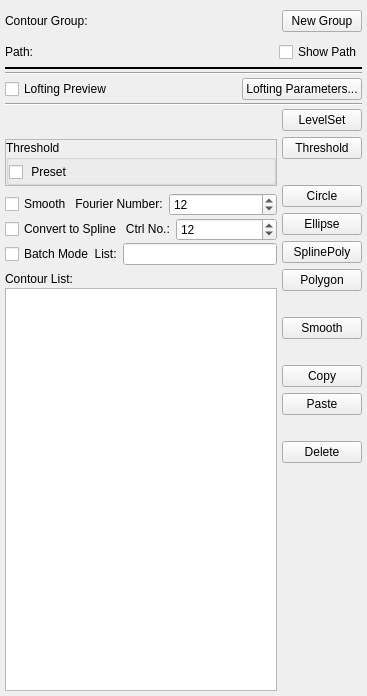
<?xml version="1.0" encoding="UTF-8"?>
<ui version="4.0">
 <class>svSeg2DEdit</class>
 <widget class="QWidget" name="svSeg2DEdit">
  <property name="geometry">
   <rect>
    <x>0</x>
    <y>0</y>
    <width>367</width>
    <height>696</height>
   </rect>
  </property>
  <property name="windowTitle">
   <string>Form</string>
  </property>
  <layout class="QVBoxLayout" name="verticalLayout">
   <property name="spacing">
    <number>0</number>
   </property>
   <property name="leftMargin">
    <number>5</number>
   </property>
   <property name="topMargin">
    <number>5</number>
   </property>
   <property name="rightMargin">
    <number>5</number>
   </property>
   <property name="bottomMargin">
    <number>0</number>
   </property>
   <item>
    <widget class="QWidget" name="widget_5" native="true">
     <layout class="QGridLayout" name="gridLayout">
      <property name="leftMargin">
       <number>0</number>
      </property>
      <property name="topMargin">
       <number>5</number>
      </property>
      <property name="rightMargin">
       <number>0</number>
      </property>
      <property name="bottomMargin">
       <number>5</number>
      </property>
      <property name="spacing">
       <number>5</number>
      </property>
      <item row="0" column="0">
       <widget class="QLabel" name="label_16">
        <property name="sizePolicy">
         <sizepolicy hsizetype="Fixed" vsizetype="Preferred">
          <horstretch>0</horstretch>
          <verstretch>0</verstretch>
         </sizepolicy>
        </property>
        <property name="text">
         <string>Contour Group:</string>
        </property>
       </widget>
      </item>
      <item row="0" column="1">
       <widget class="QLabel" name="labelGroupName">
        <property name="text">
         <string/>
        </property>
       </widget>
      </item>
      <item row="0" column="2">
       <widget class="QPushButton" name="btnNewGroup">
        <property name="sizePolicy">
         <sizepolicy hsizetype="Fixed" vsizetype="Fixed">
          <horstretch>0</horstretch>
          <verstretch>0</verstretch>
         </sizepolicy>
        </property>
        <property name="text">
         <string>New Group</string>
        </property>
       </widget>
      </item>
     </layout>
    </widget>
   </item>
   <item>
    <widget class="QWidget" name="widget_4" native="true">
     <layout class="QGridLayout" name="gridLayout_2">
      <property name="leftMargin">
       <number>0</number>
      </property>
      <property name="topMargin">
       <number>5</number>
      </property>
      <property name="rightMargin">
       <number>0</number>
      </property>
      <property name="bottomMargin">
       <number>5</number>
      </property>
      <property name="spacing">
       <number>5</number>
      </property>
      <item row="0" column="1">
       <widget class="QLabel" name="labelPathName">
        <property name="text">
         <string/>
        </property>
       </widget>
      </item>
      <item row="0" column="0">
       <widget class="QLabel" name="label_6">
        <property name="sizePolicy">
         <sizepolicy hsizetype="Fixed" vsizetype="Preferred">
          <horstretch>0</horstretch>
          <verstretch>0</verstretch>
         </sizepolicy>
        </property>
        <property name="text">
         <string>Path:</string>
        </property>
       </widget>
      </item>
      <item row="0" column="2">
       <widget class="QCheckBox" name="checkBoxShowPath">
        <property name="sizePolicy">
         <sizepolicy hsizetype="Fixed" vsizetype="Fixed">
          <horstretch>0</horstretch>
          <verstretch>0</verstretch>
         </sizepolicy>
        </property>
        <property name="text">
         <string>Show Path</string>
        </property>
       </widget>
      </item>
     </layout>
    </widget>
   </item>
   <item>
    <widget class="Line" name="line">
     <property name="frameShadow">
      <enum>QFrame::Plain</enum>
     </property>
     <property name="lineWidth">
      <number>2</number>
     </property>
     <property name="midLineWidth">
      <number>1</number>
     </property>
     <property name="orientation">
      <enum>Qt::Horizontal</enum>
     </property>
    </widget>
   </item>
   <item>
    <widget class="QWidget" name="widget_6" native="true">
     <layout class="QHBoxLayout" name="horizontalLayout_8">
      <property name="spacing">
       <number>0</number>
      </property>
      <property name="leftMargin">
       <number>0</number>
      </property>
      <property name="topMargin">
       <number>0</number>
      </property>
      <property name="rightMargin">
       <number>0</number>
      </property>
      <property name="bottomMargin">
       <number>2</number>
      </property>
      <item>
       <widget class="svResliceSlider" name="resliceSlider" native="true"/>
      </item>
     </layout>
    </widget>
   </item>
   <item>
    <widget class="Line" name="line_2">
     <property name="orientation">
      <enum>Qt::Horizontal</enum>
     </property>
    </widget>
   </item>
   <item>
    <widget class="QWidget" name="widget_7" native="true">
     <layout class="QHBoxLayout" name="horizontalLayout_9">
      <property name="spacing">
       <number>0</number>
      </property>
      <property name="leftMargin">
       <number>0</number>
      </property>
      <property name="topMargin">
       <number>3</number>
      </property>
      <property name="rightMargin">
       <number>0</number>
      </property>
      <property name="bottomMargin">
       <number>3</number>
      </property>
      <item>
       <widget class="QCheckBox" name="checkBoxLoftingPreview">
        <property name="toolTip">
         <string>Switch on to create a lofted surface from the group</string>
        </property>
        <property name="text">
         <string>Lofting Preview</string>
        </property>
       </widget>
      </item>
      <item>
       <widget class="QPushButton" name="btnLoftingOptions">
        <property name="sizePolicy">
         <sizepolicy hsizetype="Fixed" vsizetype="Fixed">
          <horstretch>0</horstretch>
          <verstretch>0</verstretch>
         </sizepolicy>
        </property>
        <property name="text">
         <string>Lofting Parameters...</string>
        </property>
       </widget>
      </item>
     </layout>
    </widget>
   </item>
   <item>
    <widget class="Line" name="line_3">
     <property name="orientation">
      <enum>Qt::Horizontal</enum>
     </property>
    </widget>
   </item>
   <item>
    <widget class="QWidget" name="widget_2" native="true">
     <layout class="QHBoxLayout" name="horizontalLayout">
      <property name="spacing">
       <number>5</number>
      </property>
      <property name="leftMargin">
       <number>0</number>
      </property>
      <property name="topMargin">
       <number>3</number>
      </property>
      <property name="rightMargin">
       <number>0</number>
      </property>
      <property name="bottomMargin">
       <number>5</number>
      </property>
      <item>
       <widget class="QWidget" name="widget" native="true">
        <layout class="QVBoxLayout" name="verticalLayout_3">
         <property name="spacing">
          <number>2</number>
         </property>
         <property name="leftMargin">
          <number>0</number>
         </property>
         <property name="topMargin">
          <number>0</number>
         </property>
         <property name="rightMargin">
          <number>0</number>
         </property>
         <property name="bottomMargin">
          <number>0</number>
         </property>
         <item>
          <widget class="QWidget" name="paramWidget" native="true">
           <layout class="QVBoxLayout" name="paramLayout">
            <property name="spacing">
             <number>30</number>
            </property>
            <property name="leftMargin">
             <number>0</number>
            </property>
            <property name="topMargin">
             <number>0</number>
            </property>
            <property name="rightMargin">
             <number>0</number>
            </property>
            <property name="bottomMargin">
             <number>0</number>
            </property>
            <item>
             <widget class="QFrame" name="lsParamWidgetContainer">
              <property name="frameShape">
               <enum>QFrame::StyledPanel</enum>
              </property>
              <property name="frameShadow">
               <enum>QFrame::Raised</enum>
              </property>
             </widget>
            </item>
            <item>
             <widget class="QFrame" name="thresholdWidgetContainer">
              <property name="frameShape">
               <enum>QFrame::StyledPanel</enum>
              </property>
              <property name="frameShadow">
               <enum>QFrame::Raised</enum>
              </property>
              <layout class="QHBoxLayout" name="horizontalLayout_7">
               <property name="spacing">
                <number>0</number>
               </property>
               <property name="leftMargin">
                <number>0</number>
               </property>
               <property name="topMargin">
                <number>0</number>
               </property>
               <property name="rightMargin">
                <number>0</number>
               </property>
               <property name="bottomMargin">
                <number>0</number>
               </property>
               <item>
                <widget class="QGroupBox" name="thresholdParamWidget">
                 <property name="title">
                  <string>Threshold</string>
                 </property>
                 <property name="flat">
                  <bool>false</bool>
                 </property>
                 <layout class="QHBoxLayout" name="horizontalLayout_2">
                  <property name="spacing">
                   <number>0</number>
                  </property>
                  <property name="leftMargin">
                   <number>0</number>
                  </property>
                  <property name="topMargin">
                   <number>2</number>
                  </property>
                  <property name="rightMargin">
                   <number>0</number>
                  </property>
                  <property name="bottomMargin">
                   <number>0</number>
                  </property>
                  <item>
                   <widget class="QCheckBox" name="checkBoxPresetThreshold">
                    <property name="toolTip">
                     <string>switch on to use a specified value to create a contour.</string>
                    </property>
                    <property name="text">
                     <string> Preset</string>
                    </property>
                   </widget>
                  </item>
                  <item>
                   <widget class="ctkSliderWidget" name="sliderThreshold" native="true">
                    <property name="enabled">
                     <bool>true</bool>
                    </property>
                    <property name="decimals" stdset="0">
                     <number>1</number>
                    </property>
                    <property name="tickInterval" stdset="0">
                     <double>0.000000000000000</double>
                    </property>
                   </widget>
                  </item>
                 </layout>
                </widget>
               </item>
              </layout>
             </widget>
            </item>
           </layout>
          </widget>
         </item>
         <item>
          <widget class="Line" name="line_4">
           <property name="lineWidth">
            <number>0</number>
           </property>
           <property name="orientation">
            <enum>Qt::Horizontal</enum>
           </property>
          </widget>
         </item>
         <item>
          <widget class="QWidget" name="smoothWidget" native="true">
           <layout class="QHBoxLayout" name="horizontalLayout_3">
            <property name="spacing">
             <number>0</number>
            </property>
            <property name="leftMargin">
             <number>0</number>
            </property>
            <property name="topMargin">
             <number>0</number>
            </property>
            <property name="rightMargin">
             <number>0</number>
            </property>
            <property name="bottomMargin">
             <number>0</number>
            </property>
            <item>
             <widget class="QCheckBox" name="checkBoxSmooth">
              <property name="toolTip">
               <string>Switch on to smooth a contour after created by levelset or threshold</string>
              </property>
              <property name="text">
               <string>Smooth   Fourier Number:</string>
              </property>
             </widget>
            </item>
            <item>
             <widget class="QSpinBox" name="spinBoxSmoothNumber">
              <property name="minimum">
               <number>5</number>
              </property>
              <property name="maximum">
               <number>20</number>
              </property>
              <property name="value">
               <number>12</number>
              </property>
             </widget>
            </item>
           </layout>
          </widget>
         </item>
         <item>
          <widget class="QWidget" name="splineWidget" native="true">
           <layout class="QHBoxLayout" name="horizontalLayout_4">
            <property name="spacing">
             <number>0</number>
            </property>
            <property name="leftMargin">
             <number>0</number>
            </property>
            <property name="topMargin">
             <number>0</number>
            </property>
            <property name="rightMargin">
             <number>0</number>
            </property>
            <property name="bottomMargin">
             <number>0</number>
            </property>
            <item>
             <widget class="QCheckBox" name="checkBoxSpline">
              <property name="toolTip">
               <string>Switch on to  converte a contour to a SplinePolygon smooth  after created by levelset or threshold</string>
              </property>
              <property name="text">
               <string>Convert to Spline   Ctrl No.:</string>
              </property>
             </widget>
            </item>
            <item>
             <widget class="QSpinBox" name="spinBoxControlNumber">
              <property name="minimum">
               <number>5</number>
              </property>
              <property name="maximum">
               <number>40</number>
              </property>
              <property name="value">
               <number>12</number>
              </property>
             </widget>
            </item>
           </layout>
          </widget>
         </item>
         <item>
          <widget class="QWidget" name="batchWidget" native="true">
           <layout class="QHBoxLayout" name="horizontalLayout_5">
            <property name="spacing">
             <number>0</number>
            </property>
            <property name="leftMargin">
             <number>0</number>
            </property>
            <property name="topMargin">
             <number>0</number>
            </property>
            <property name="rightMargin">
             <number>0</number>
            </property>
            <property name="bottomMargin">
             <number>0</number>
            </property>
            <item>
             <widget class="QCheckBox" name="checkBoxBatch">
              <property name="toolTip">
               <string>Switch on to enable batch segmentation by levelset or threshold</string>
              </property>
              <property name="text">
               <string>Batch Mode  List:</string>
              </property>
             </widget>
            </item>
            <item>
             <widget class="QLineEdit" name="lineEditBatchList"/>
            </item>
           </layout>
          </widget>
         </item>
         <item>
          <widget class="Line" name="line_5">
           <property name="lineWidth">
            <number>0</number>
           </property>
           <property name="orientation">
            <enum>Qt::Horizontal</enum>
           </property>
          </widget>
         </item>
         <item>
          <widget class="QLabel" name="label">
           <property name="text">
            <string>Contour List:</string>
           </property>
          </widget>
         </item>
         <item>
          <widget class="QListWidget" name="listWidget"/>
         </item>
        </layout>
       </widget>
      </item>
      <item>
       <widget class="QWidget" name="widget_3" native="true">
        <layout class="QVBoxLayout" name="verticalLayout_2">
         <property name="spacing">
          <number>6</number>
         </property>
         <property name="leftMargin">
          <number>0</number>
         </property>
         <property name="topMargin">
          <number>0</number>
         </property>
         <property name="rightMargin">
          <number>0</number>
         </property>
         <property name="bottomMargin">
          <number>0</number>
         </property>
         <item>
          <widget class="QPushButton" name="btnLevelSet">
           <property name="toolTip">
            <string>Click to show the levelset parameter panel.
Click again to create a contour by levelset.
(Shortcut: Ctrl+L)</string>
           </property>
           <property name="text">
            <string>LevelSet</string>
           </property>
           <property name="checkable">
            <bool>false</bool>
           </property>
          </widget>
         </item>
         <item>
          <widget class="QPushButton" name="btnThreshold">
           <property name="toolTip">
            <string>Click to show the threshold parameter panel.

Click again and the button becomes blue (active for interaction). 
Then, you need to move the cursor to a 2D view window, click and hold the left moust button, move up/down, then release to finish a contour.

If &quot;Preset&quot; on,  a contour is created with a specified threshold value, you click the button.

(Shortcut: Ctrl+T)</string>
           </property>
           <property name="text">
            <string>Threshold</string>
           </property>
          </widget>
         </item>
         <item>
          <widget class="QLabel" name="label_2">
           <property name="text">
            <string/>
           </property>
          </widget>
         </item>
         <item>
          <widget class="QPushButton" name="btnCircle">
           <property name="contextMenuPolicy">
            <enum>Qt::CustomContextMenu</enum>
           </property>
           <property name="toolTip">
            <string>Interactive method:
Click and the button becomes blue (active for interaction).
Then, you need to move the cursor to a 2D view window, click and move to create a contour.

Manual method:
Right click and manually provide center coordiantes and radius.</string>
           </property>
           <property name="text">
            <string>Circle</string>
           </property>
           <property name="checkable">
            <bool>false</bool>
           </property>
           <property name="checked">
            <bool>false</bool>
           </property>
          </widget>
         </item>
         <item>
          <widget class="QPushButton" name="btnEllipse">
           <property name="contextMenuPolicy">
            <enum>Qt::CustomContextMenu</enum>
           </property>
           <property name="toolTip">
            <string>Interactive method:
Click and the button becomes blue (active for interaction).
Then, you need to move the cursor to a 2D view window, click and move to create a contour.

Manual method:
Right click and manually provide center coordiantes and semi-axis lengths.</string>
           </property>
           <property name="text">
            <string>Ellipse</string>
           </property>
          </widget>
         </item>
         <item>
          <widget class="QPushButton" name="btnSplinePoly">
           <property name="contextMenuPolicy">
            <enum>Qt::CustomContextMenu</enum>
           </property>
           <property name="toolTip">
            <string>Interactive method:
Click and the button becomes blue (active for interaction). 
Then, you need to move the cursor to a 2D view window, click and move to add control points, double click or press &quot;F&quot; to finish.

Manual method:
Right click and manually provide coordiantes for control points.</string>
           </property>
           <property name="text">
            <string>SplinePoly</string>
           </property>
          </widget>
         </item>
         <item>
          <widget class="QPushButton" name="btnPolygon">
           <property name="contextMenuPolicy">
            <enum>Qt::CustomContextMenu</enum>
           </property>
           <property name="toolTip">
            <string>Interactive method:
Click and the button becomes blue (active for interaction). 
Then, you need to move the cursor to a 2D view window, click and move to add control points, double click or press &quot;F&quot; to finish.

Manual method:
Right click and manually provide coordiantes for control points.</string>
           </property>
           <property name="text">
            <string>Polygon</string>
           </property>
          </widget>
         </item>
         <item>
          <widget class="QLabel" name="label_3">
           <property name="text">
            <string/>
           </property>
          </widget>
         </item>
         <item>
          <widget class="QPushButton" name="btnSmooth">
           <property name="toolTip">
            <string>Smooth the selected contour using the specified Fourier number.</string>
           </property>
           <property name="text">
            <string>Smooth</string>
           </property>
          </widget>
         </item>
         <item>
          <widget class="QLabel" name="label_4">
           <property name="text">
            <string/>
           </property>
          </widget>
         </item>
         <item>
          <widget class="QPushButton" name="btnCopy">
           <property name="toolTip">
            <string>Copy the selected contour.
(Shortcut: Ctrl+C)</string>
           </property>
           <property name="text">
            <string>Copy</string>
           </property>
          </widget>
         </item>
         <item>
          <widget class="QPushButton" name="btnPaste">
           <property name="toolTip">
            <string>Paste to the current location along the path.
(Shortcut: Ctrl+V)</string>
           </property>
           <property name="text">
            <string>Paste</string>
           </property>
          </widget>
         </item>
         <item>
          <widget class="QLabel" name="label_5">
           <property name="text">
            <string/>
           </property>
          </widget>
         </item>
         <item>
          <widget class="QPushButton" name="btnDelete">
           <property name="toolTip">
            <string>Delete the selected contour.
(Shortcut: Ctrl+D)

You can also move the cursor to a 2D view and click.
Then, press key Delete to remove the shown contour.</string>
           </property>
           <property name="text">
            <string>Delete</string>
           </property>
          </widget>
         </item>
         <item>
          <spacer name="verticalSpacer">
           <property name="orientation">
            <enum>Qt::Vertical</enum>
           </property>
           <property name="sizeHint" stdset="0">
            <size>
             <width>20</width>
             <height>40</height>
            </size>
           </property>
          </spacer>
         </item>
        </layout>
        <zorder>btnCircle</zorder>
        <zorder>btnLevelSet</zorder>
        <zorder>btnEllipse</zorder>
        <zorder>btnPolygon</zorder>
        <zorder>btnSplinePoly</zorder>
        <zorder>btnDelete</zorder>
        <zorder>btnThreshold</zorder>
        <zorder>btnSmooth</zorder>
        <zorder>btnCopy</zorder>
        <zorder>btnPaste</zorder>
        <zorder>label_2</zorder>
        <zorder>label_3</zorder>
        <zorder>label_4</zorder>
        <zorder>label_5</zorder>
       </widget>
      </item>
     </layout>
    </widget>
   </item>
  </layout>
 </widget>
 <customwidgets>
  <customwidget>
   <class>svResliceSlider</class>
   <extends>QWidget</extends>
   <header location="global">sv3gui_ResliceSlider.h</header>
   <container>1</container>
  </customwidget>
  <customwidget>
   <class>ctkSliderWidget</class>
   <extends>QWidget</extends>
   <header>ctkSliderWidget.h</header>
  </customwidget>
 </customwidgets>
 <resources/>
 <connections/>
</ui>
